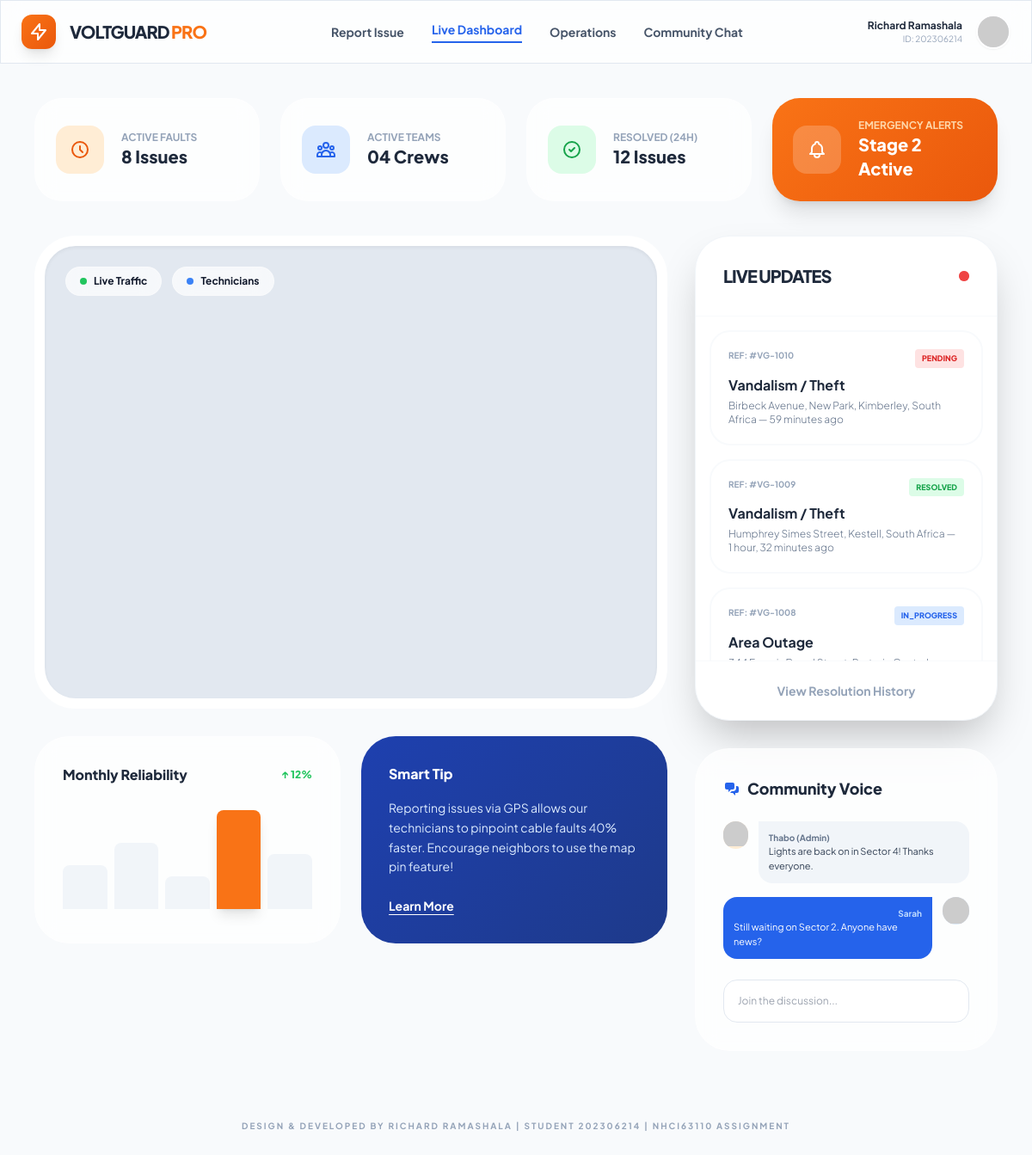
The page / on the database its author committed.
### dashboard/models.py (models this page shows, shortened)
class FaultReport(models.Model):
    STATUS_CHOICES = [
        ('PENDING', 'Pending'),
        ('DISPATCHED', 'Dispatched'),
        ('REPAIRING', 'Repairing'),
        ('RESOLVED', 'Resolved'),
    ]
    user = models.ForeignKey(User, on_delete=models.CASCADE, null=True, blank=True)
    ref_number = models.CharField(max_length=20, unique=True)
    category = models.CharField(max_length=100) # Increased for longer category names
    description = models.TextField()
    street_name = models.CharField(max_length=255)
    latitude = models.FloatField(null=True, blank=True)
    longitude = models.FloatField(null=True, blank=True)
    status = models.CharField(max_length=20, choices=STATUS_CHOICES, default='PENDING')
    created_at = models.DateTimeField(auto_now_add=True)

### dashboard/views.py (the view)
# urls.py: path('', views.dashboard_view, name='dashboard_page'),
def dashboard_view(request):
    reports = FaultReport.objects.all().order_by('-created_at')
    total_active = reports.exclude(status='RESOLVED').count()
    context = {
        'reports': reports,
        'total_active': total_active,
    }
    return render(request, 'dashboard/dashboard.html', context)

### dashboard/templates/dashboard/dashboard.html (shortened to what this page needs)
<!DOCTYPE html>
<html lang="en">
<head>
    <script src="https://cdn.tailwindcss.com"></script>
</head>
<body class="bg-[#f8fafc] text-slate-900 min-h-screen">
    <nav class="glass sticky top-0 z-50 px-6 py-4 border-b border-slate-200">
        <div class="max-w-[1600px] mx-auto flex justify-between items-center">
            <div class="flex items-center gap-4">
                <div class="orange-gradient p-2 rounded-xl shadow-lg">
                    <svg class="w-6 h-6 text-white" fill="none" stroke="currentColor" viewBox="0 0 24 24"><path stroke-linecap="round" stroke-linejoin="round" stroke-width="2" d="M13 10V3L4 14h7v7l9-11h-7z"></path></svg>
                </div>
                <h1 class="text-xl font-extrabold tracking-tighter text-slate-800 uppercase">VoltGuard <span class="text-orange-500">PRO</span></h1>
            </div>
            <div class="hidden lg:flex items-center gap-8 text-sm font-bold text-slate-600">
                <a href="{% url 'report_page' %}" class="hover:text-orange-500 transition">Report Issue</a>
                <a href="{% url 'dashboard_page' %}" class="text-blue-600 border-b-2 border-blue-600 pb-1">Live Dashboard</a>
                <a href="{% url 'ops_login' %}" class="hover:text-orange-500 transition">Operations</a>
                <a href="#" class="hover:text-orange-500 transition">Community Chat</a>
            </div>
            <div class="flex items-center gap-4">
                <div class="text-right hidden sm:block">
                    <p class="text-xs font-bold text-slate-800">{{ user.get_full_name|default:"Richard Ramashala" }}</p>
                    <p class="text-[10px] text-slate-400">ID: 202306214</p>
                </div>
                <div class="w-10 h-10 rounded-full bg-slate-200 border-2 border-white shadow-sm overflow-hidden">
                    <img src="https://ui-avatars.com/api/?name={{ user.username|default:'Richard' }}&background=1e40af&color=fff" alt="Profile">
                </div>
            </div>
        </div>
    </nav>
    <main class="max-w-[1600px] mx-auto p-6 lg:p-10">
        <div class="grid grid-cols-1 md:grid-cols-2 lg:grid-cols-4 gap-6 mb-10">
            <div class="glass p-6 rounded-[2rem] card-hover flex items-center gap-5">
                <div class="p-4 bg-orange-100 text-orange-600 rounded-2xl">
                    <svg class="w-6 h-6" fill="none" stroke="currentColor" viewBox="0 0 24 24"><path stroke-linecap="round" stroke-linejoin="round" stroke-width="2" d="M12 8v4l3 3m6-3a9 9 0 11-18 0 9 9 0 0118 0z"></path></svg>
                </div>
                <div>
                    <p class="text-xs font-bold text-slate-400 uppercase">Active Faults</p>
                    <p class="text-xl font-black text-slate-800">{{ total_active|default:"0" }} Issues</p>
                </div>
            </div>
            <div class="glass p-6 rounded-[2rem] card-hover flex items-center gap-5">
                <div class="p-4 bg-blue-100 text-blue-600 rounded-2xl">
                </div>
                <div>
                    <p class="text-xs font-bold text-slate-400 uppercase">Active Teams</p>
                    <p class="text-xl font-black text-slate-800">04 Crews</p>
                </div>
            </div>
            <div class="glass p-6 rounded-[2rem] card-hover flex items-center gap-5">
                <div class="p-4 bg-green-100 text-green-600 rounded-2xl">
                    <svg class="w-6 h-6" fill="none" stroke="currentColor" viewBox="0 0 24 24"><path stroke-linecap="round" stroke-linejoin="round" stroke-width="2" d="M9 12l2 2 4-4m6 2a9 9 0 11-18 0 9 9 0 0118 0z"></path></svg>
                </div>
                <div>
                    <p class="text-xs font-bold text-slate-400 uppercase">Resolved (24h)</p>
                    <p class="text-xl font-black text-slate-800">12 Issues</p>
                </div>
            </div>
            <div class="orange-gradient p-6 rounded-[2rem] shadow-xl text-white card-hover flex items-center gap-5">
                <div class="p-4 bg-white/20 rounded-2xl">
                </div>
                <div>
                    <p class="text-xs font-bold text-orange-200 uppercase">Emergency Alerts</p>
                    <p class="text-xl font-black">Stage 2 Active</p>
                </div>
            </div>
        </div>
        <div class="grid grid-cols-1 lg:grid-cols-12 gap-8">
            <div class="lg:col-span-8 space-y-8">
                <div class="bg-slate-200 rounded-[3rem] h-[550px] shadow-inner border-[12px] border-white relative overflow-hidden group">
                    <div id="map" class="absolute inset-0 z-10"></div>
                    <div class="absolute top-6 left-6 flex gap-3 z-30">
                        <button class="glass px-4 py-2 rounded-full text-xs font-bold flex items-center gap-2 hover:bg-white transition"><span class="w-2 h-2 bg-green-500 rounded-full"></span> Live Traffic</button>
                        <button class="glass px-4 py-2 rounded-full text-xs font-bold flex items-center gap-2 hover:bg-white transition"><span class="w-2 h-2 bg-blue-500 rounded-full"></span> Technicians</button>
                    </div>
                </div>
                <div class="grid grid-cols-1 md:grid-cols-2 gap-6">
                    <div class="glass p-8 rounded-[2.5rem]">
                        <h3 class="font-black text-slate-800 mb-4 flex items-center justify-between">
                            Monthly Reliability
                            <span class="text-green-500 text-xs">↑ 12%</span>
                        </h3>
                        <div class="flex items-end gap-2 h-32">
                            <div class="w-full bg-slate-100 rounded-t-lg h-[40%]"></div>
                            <div class="w-full bg-slate-100 rounded-t-lg h-[60%]"></div>
                            <div class="w-full bg-slate-100 rounded-t-lg h-[30%]"></div>
                            <div class="w-full bg-orange-500 rounded-t-lg h-[90%] shadow-lg"></div>
                            <div class="w-full bg-slate-100 rounded-t-lg h-[50%]"></div>
                        </div>
                    </div>
                    <div class="blue-gradient p-8 rounded-[2.5rem] text-white">
                        <h3 class="font-black mb-4">Smart Tip</h3>
                        <p class="text-sm text-blue-100 leading-relaxed">Reporting issues via GPS allows our technicians to pinpoint cable faults 40% faster. Encourage neighbors to use the map pin feature!</p>
                        <button class="mt-6 text-sm font-bold underline underline-offset-4">Learn More</button>
                    </div>
                </div>
            </div>
            <div class="lg:col-span-4 space-y-8">
                <div class="bg-white rounded-[2.5rem] shadow-2xl border border-slate-100 overflow-hidden">
                    <div class="p-8 border-b border-slate-50 flex justify-between items-center">
                        <h2 class="text-xl font-black text-slate-800 uppercase tracking-tighter">Live Updates</h2>
                        <span class="flex h-3 w-3"><span class="relative inline-flex rounded-full h-3 w-3 bg-red-500"></span></span>
                    </div>
                    <div class="p-4 space-y-4 max-h-[400px] overflow-y-auto custom-scrollbar">
                        {% for report in reports %}
                        <div class="p-5 rounded-3xl border-2 border-slate-50 hover:border-orange-200 transition cursor-pointer group"
                             onclick="openMapDetail('{{ report.category }}', '{{ report.description|escapejs }}', '{{ report.status }}')">
                            <div class="flex justify-between items-start mb-2">
                                <span class="text-[10px] font-bold text-slate-400 uppercase">Ref: #VG-{{ report.id|add:1000 }}</span>
                                <span class="px-2 py-1 rounded text-[9px] font-black uppercase
                                    {% if report.status == 'PENDING' %} bg-red-100 text-red-600
                                    {% elif report.status == 'IN_PROGRESS' %} bg-blue-100 text-blue-600
                                    {% elif report.status == 'RESOLVED' %} bg-green-100 text-green-600
                                    {% else %} bg-slate-100 text-slate-600 {% endif %}">
                                    {{ report.status }}
                                </span>
                            </div>
                            <h4 class="font-bold text-slate-800 group-hover:text-orange-500 transition">{{ report.category }}</h4>
                            <p class="text-xs text-slate-500 mt-1 font-light">{{ report.street_name }} — {{ report.created_at|timesince }} ago</p>
                        </div>
                        {% empty %}
                        <div class="p-10 text-center">
                            <p class="text-slate-400 text-sm italic font-medium">No live reports recorded yet.</p>
                        </div>
                        {% endfor %}
                    </div>
                    <button class="w-full p-6 text-sm font-bold text-slate-400 hover:text-blue-600 hover:bg-slate-50 transition border-t border-slate-50">View Resolution History</button>
                </div>
                <div class="glass p-8 rounded-[2.5rem]">
                    <h2 class="text-lg font-black text-slate-800 mb-6 flex items-center gap-2">
                        <svg class="w-5 h-5 text-blue-600" fill="currentColor" viewBox="0 0 20 20"><path d="M2 5a2 2 0 012-2h7a2 2 0 012 2v4a2 2 0 01-2 2H9l-3 3v-3H4a2 2 0 01-2-2V5z"></path><path d="M15 7v2a4 4 0 01-4 4H9.828l-1.766 1.767c.28.149.599.233.938.233h2l3 3v-3h2a2 2 0 002-2V9a2 2 0 00-2-2h-1z"></path></svg>
                        Community Voice
                    </h2>
                    <div class="space-y-4">
                        <div class="flex gap-3">
                            <div class="w-8 h-8 rounded-full bg-orange-100 overflow-hidden">
                                <img src="https://ui-avatars.com/api/?name=Thabo&background=ffedd5&color=f97316" alt="Thabo">
                            </div>
                            <div class="bg-slate-100 p-3 rounded-2xl rounded-tl-none">
                                <p class="text-[10px] font-bold text-slate-500">Thabo (Admin)</p>
                                <p class="text-[11px] text-slate-700">Lights are back on in Sector 4! Thanks everyone.</p>
                            </div>
                        </div>
                        <div class="flex gap-3 flex-row-reverse">
                            <div class="w-8 h-8 rounded-full bg-blue-100 overflow-hidden">
                                <img src="https://ui-avatars.com/api/?name=Sarah&background=dbeafe&color=1e40af" alt="Sarah">
                            </div>
                            <div class="bg-blue-600 p-3 rounded-2xl rounded-tr-none text-white">
                                <p class="text-[10px] font-bold text-blue-200 text-right">Sarah</p>
                                <p class="text-[11px]">Still waiting on Sector 2. Anyone have news?</p>
                            </div>
                        </div>
                    </div>
                    <input type="text" placeholder="Join the discussion..." class="w-full mt-6 p-4 bg-white border border-slate-200 rounded-2xl text-xs outline-none focus:border-blue-500">
                </div>
            </div>
        </div>
    </main>
    <footer class="p-10 text-center text-slate-400 text-[10px] font-bold uppercase tracking-[0.2em]">
        Design & Developed by {{ user.get_full_name|default:"Richard Ramashala" }} | Student 202306214 | NHCI63110 Assignment
    </footer>
</body>
</html>

### dashboard/templates/dashboard/dashboard.html (style rules this page uses)
body { font-family: 'Plus Jakarta Sans', sans-serif; }
.glass { background: rgba(255, 255, 255, 0.7); backdrop-filter: blur(12px); border: 1px solid rgba(255, 255, 255, 0.3); }
.orange-gradient { background: linear-gradient(135deg, #f97316 0%, #ea580c 100%); }
.blue-gradient { background: linear-gradient(135deg, #1e40af 0%, #1e3a8a 100%); }
.card-hover { transition: all 0.3s ease; }

### rows shown on the page
FaultReport: get_full_name "Richard Ramashala", get_full_name "RICHARD RAMASHALA"
FaultReport: id|add "1010", status "PENDING", category "Vandalism / Theft", street_name "Birbeck Avenue, New Park, Kimberley, South Africa", created_at "59 minutes"
FaultReport: id|add "1009", status "RESOLVED", category "Vandalism / Theft", street_name "Humphrey Simes Street, Kestell, South Africa", created_at "1 hour, 32 minutes"
FaultReport: id|add "1008", status "IN_PROGRESS", category "Area Outage"

### other values the page prints
{{ total_active|default:"0" }} "8"
